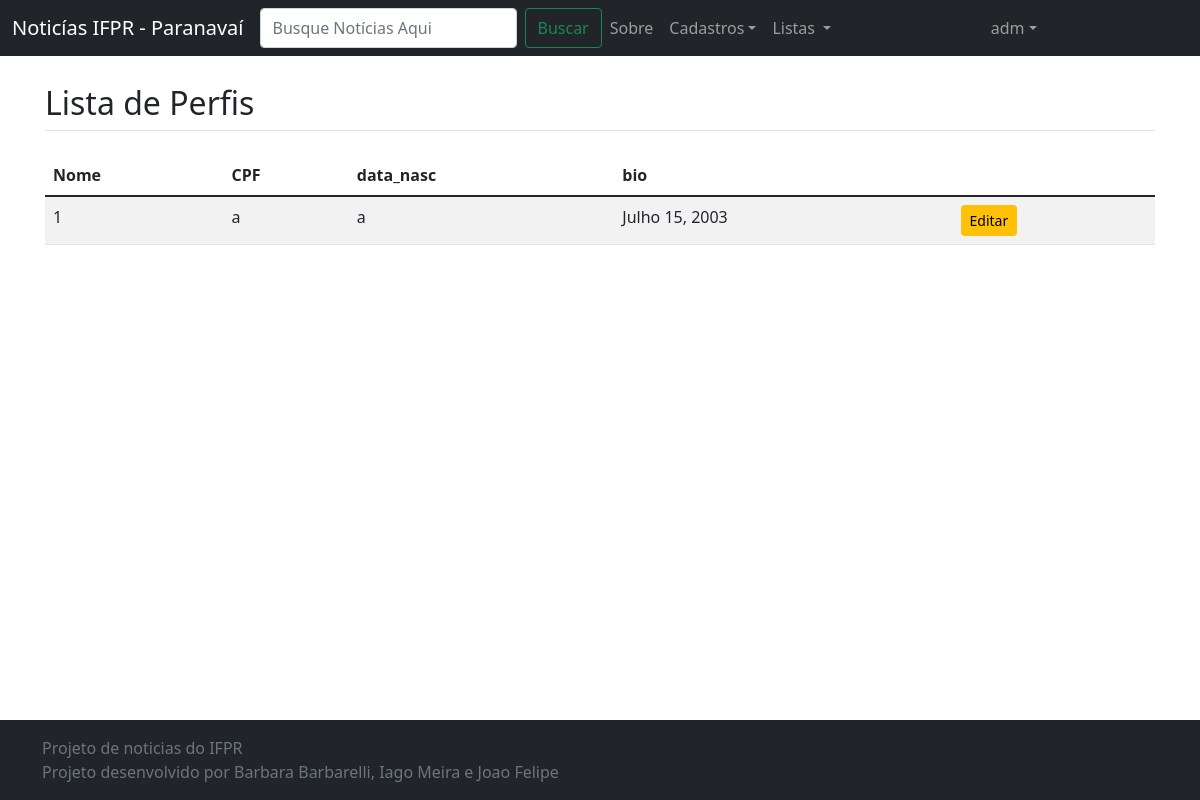
/listar/perfil/ (signed in), run on an earlier commit of the app's database.
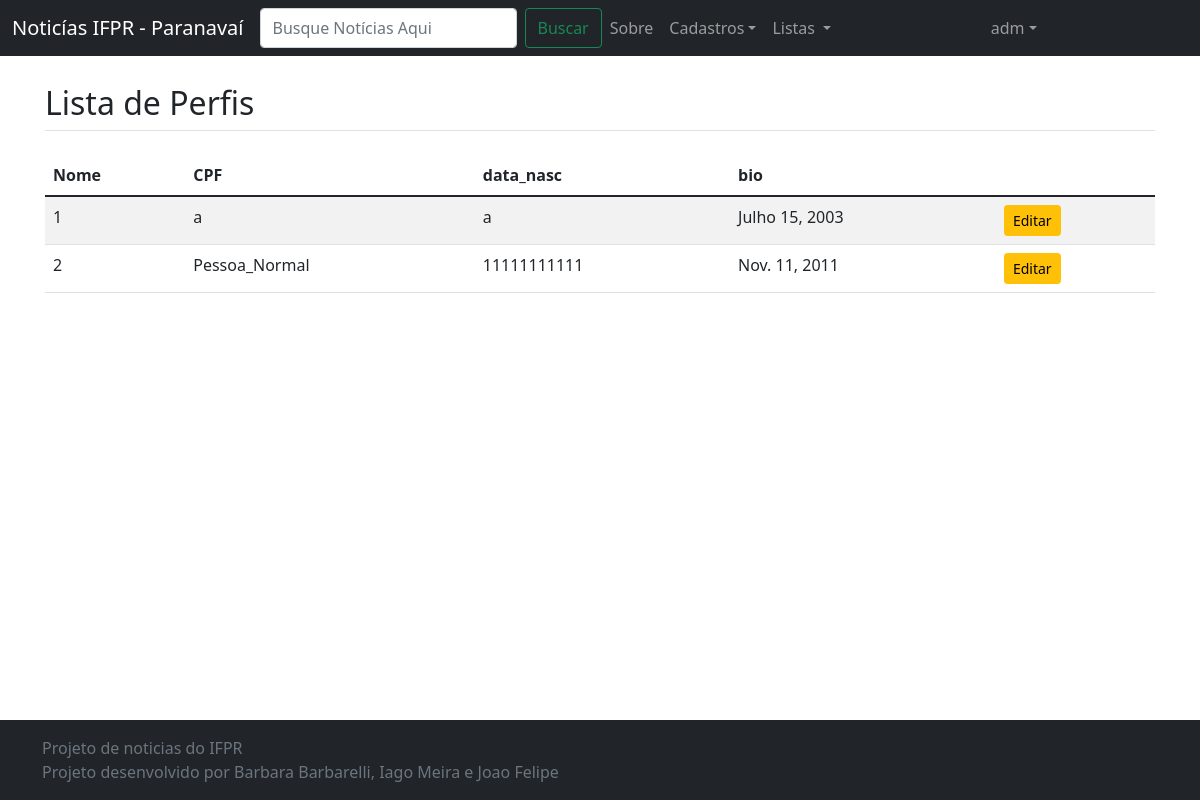
And on a later commit of the database.
### cadastros/models.py (models this page shows, shortened)
class Perfil (models.Model):
    nome = models.CharField(max_length=50, null=False)
    cpf = models.CharField(max_length=14)
    data_nasc = models.DateField()
    bio = models.TextField()

### cadastros/views.py (the view)
# urls.py: path('listar/perfil/', PerfilList.as_view(), name='listar-perfil'),
class PerfilList(LoginRequiredMixin, ListView):
    login_url = reverse_lazy('login')
    model = Perfil
    template_name = 'cadastros/listas/perfil.html'

### cadastros/templates/cadastros/listas/perfil.html
{% extends 'paginas/modelo.html' %}
{% load static %}
{% block conteudo %}
<h2 class="mt-4 mb-4 border-bottom pb-2">
    Lista de Perfis
</h2>
<table class="table table-striped">
    <thead>
        <tr>
            <th>Nome</th>
            <th>CPF</th>
            <th>data_nasc</th>
            <th>bio</th>
        </tr>
    </thead>
    <tbody>
        {% for perfil in object_list %}
        <tr>
            <td>{{perfil.pk}}</td>
            <td>{{perfil.nome}}</td>
            <td>{{perfil.cpf}}</td>
            <td>{{perfil.data_nasc}}</td>
            <td>
              <a href="{% url 'editar-perfil' perfil.pk %}" class="btn btn-warning btn-sm">Editar</a>
            </td>
        </tr>
        {% empty %}
        <tr>
            <td colspan="100%">Nenhum registro encontrado.</td>
        </tr>
        {% endfor %}
    </tbody>
</table>
{% endblock %}

### paginas/templates/paginas/modelo.html (shortened to what this page needs)
{% load static %}
<!doctype html>
<html lang="pt-br" class="h-100">
  <head>
    <link href="{% static 'css/bootstrap.css' %}" rel="stylesheet">
  </head>
  <body class="d-flex flex-column h-100">
    <header>
      <nav class="navbar navbar-expand-md navbar-dark fixed-top bg-dark">
        <div class="container-fluid">
          <a class="navbar-brand" href="{% url 'index' %}">Noticías IFPR - Paranavaí</a>
          <div class="collapse navbar-collapse" id="navbarCollapse">
            <ul class="navbar-nav me-auto mb-2 mb-md-0">
              <form class="d-flex"><input class="form-control me-2" type="search" placeholder="Busque Notícias Aqui"
                  aria-label="Search"><button class="btn btn-outline-success" type="submit">Buscar</button></form>
              {% if request.user.is_superuser %}
              <li class="nav-item"><a class="nav-link" href="{% url 'sobre' %}">Sobre</a></li>
              <li class="nav-item dropdown">
                <a class="nav-link dropdown-toggle" href="#" id="navbarDropdown" role="button" data-bs-toggle="dropdown"
                  aria-expanded="false">Cadastros</a>
              </li>
              {% endif %}
              <li class="nav-item dropdown">
                <a class="nav-link dropdown-toggle" href="#" id="navbarDropdown" role="button" data-bs-toggle="dropdown"
                    aria-expanded="false">
                    Listas
                </a>
              </li>
            </ul>
            <ul class="navbar-nav me-auto mb-2 mb-md-0">
              {% if request.user.is_authenticated %}
              <li class="nav-item dropdown">
                <a class="nav-link dropdown-toggle" href="#" id="navbarDropdown" role="button" data-bs-toggle="dropdown"
                  aria-expanded="false">
                  <span id="username">{{ request.user }}</span></a>
              </li>
              {% endif %}
            </ul>
          </div>
        </div>
      </nav>
    </header>
  <main class="flex-shrink-0">
    <div class="container">
      {% block conteudo %}{% endblock %}
  </div>
  </main>
  <footer class="footer mt-auto py-3 bg-dark">
    <div class="container">
      <span class="text-muted">
          {% block rodape %}
          Projeto de noticias do IFPR <br>
          Projeto desenvolvido por Barbara Barbarelli, Iago Meira e Joao Felipe
          {% endblock %}
      </span>
    </div>
  </footer>
    </body>
</html>

### paginas/templates/paginas/modelo.html (style rules this page uses)
main > .container { padding: 60px 15px 0; }

What changed in the data, as far as the page shows it:
added Perfil: pk "2", nome "Pessoa_Normal", cpf "11111111111", data_nasc "Nov. 11, 2011"
